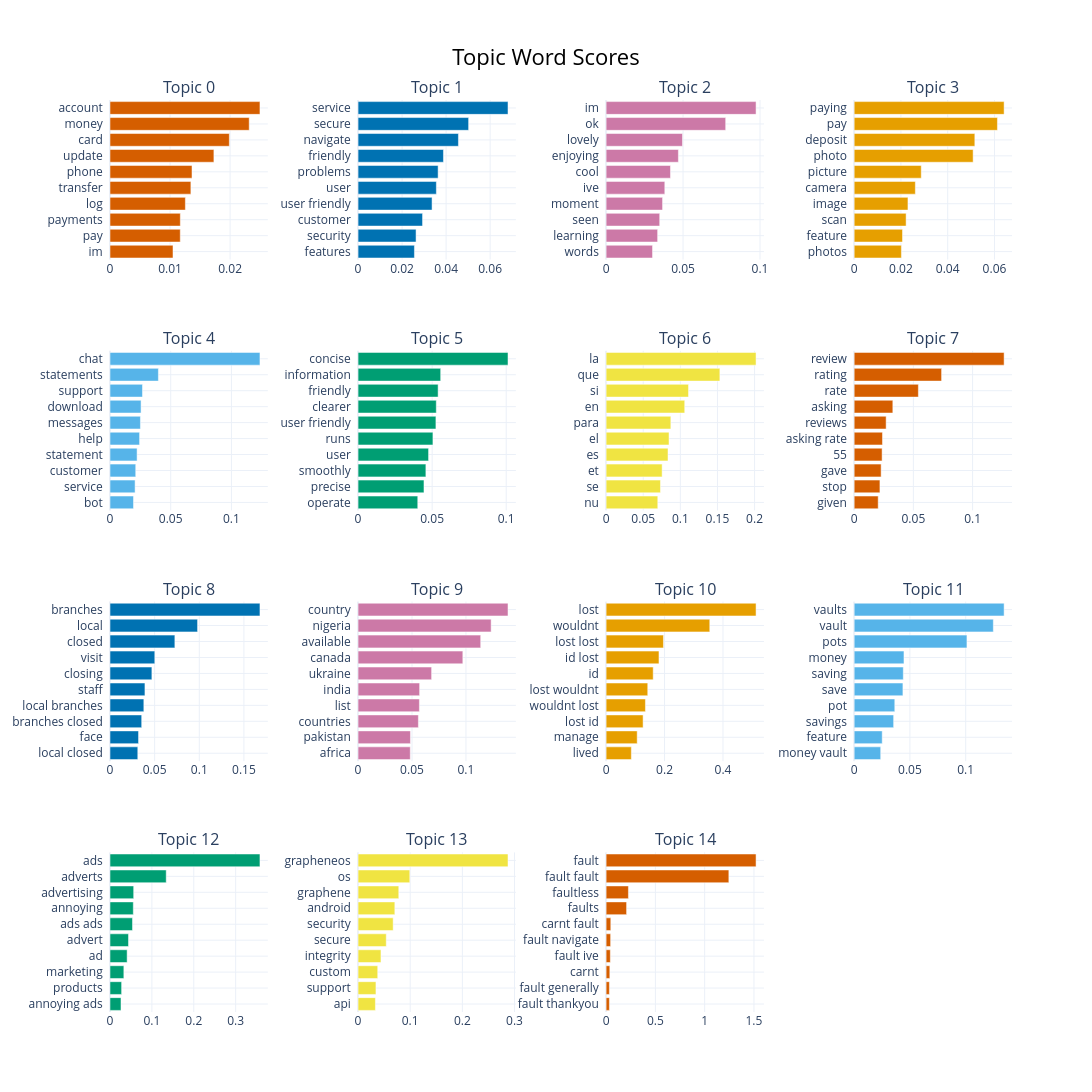

Here is the notebook cell this chart was saved with:
### Code cell
unseed_try.visualize_barchart(width = 280, height = 330, top_n_topics=15, n_words=10)

### Figure 1 — Plotly figure (JSON) as saved in the notebook; plotly's stock layout.template omitted (floating-point values rounded to 4 significant figures)
{"data": [{"marker": {"color": "#D55E00"}, "orientation": "h", "type": "bar", "x": [0.01049, 0.0117, 0.01171, 0.01255, 0.01347, 0.01366, 0.0173, 0.01987, 0.02318, 0.02497], "xaxis": "x", "y": ["im  ", "pay  ", "payments  ", "log  ", "transfer  ", "phone  ", "update  ", "card  ", "money  ", "account  "], "yaxis": "y"}, {"marker": {"color": "#0072B2"}, "orientation": "h", "type": "bar", "x": [0.02561, 0.02635, 0.0293, 0.03362, 0.03558, 0.03637, 0.0388, 0.0456, 0.05023, 0.06812], "xaxis": "x2", "y": ["features  ", "security  ", "customer  ", "user friendly  ", "user  ", "problems  ", "friendly  ", "navigate  ", "secure  ", "service  "], "yaxis": "y2"}, {"marker": {"color": "#CC79A7"}, "orientation": "h", "type": "bar", "x": [0.03017, 0.03348, 0.03482, 0.03668, 0.03815, 0.04182, 0.04697, 0.04963, 0.0777, 0.09744], "xaxis": "x3", "y": ["words  ", "learning  ", "seen  ", "moment  ", "ive  ", "cool  ", "enjoying  ", "lovely  ", "ok  ", "im  "], "yaxis": "y3"}, {"marker": {"color": "#E69F00"}, "orientation": "h", "type": "bar", "x": [0.0202, 0.02067, 0.02222, 0.02301, 0.02617, 0.02869, 0.05088, 0.05161, 0.06127, 0.06412], "xaxis": "x4", "y": ["photos  ", "feature  ", "scan  ", "image  ", "camera  ", "picture  ", "photo  ", "deposit  ", "pay  ", "paying  "], "yaxis": "y4"}, {"marker": {"color": "#56B4E9"}, "orientation": "h", "type": "bar", "x": [0.01936, 0.02066, 0.02119, 0.0223, 0.02436, 0.02506, 0.02558, 0.02674, 0.03985, 0.1235], "xaxis": "x5", "y": ["bot  ", "service  ", "customer  ", "statement  ", "help  ", "messages  ", "download  ", "support  ", "statements  ", "chat  "], "yaxis": "y5"}, {"marker": {"color": "#009E73"}, "orientation": "h", "type": "bar", "x": [0.0403, 0.0445, 0.04579, 0.0476, 0.05054, 0.05256, 0.05281, 0.05404, 0.05578, 0.1012], "xaxis": "x6", "y": ["operate  ", "precise  ", "smoothly  ", "user  ", "runs  ", "user friendly  ", "clearer  ", "friendly  ", "information  ", "concise  "], "yaxis": "y6"}, {"marker": {"color": "#F0E442"}, "orientation": "h", "type": "bar", "x": [0.06963, 0.07325, 0.07548, 0.08339, 0.08475, 0.0872, 0.1059, 0.111, 0.1532, 0.202], "xaxis": "x7", "y": ["nu  ", "se  ", "et  ", "es  ", "el  ", "para  ", "en  ", "si  ", "que  ", "la  "], "yaxis": "y7"}, {"marker": {"color": "#D55E00"}, "orientation": "h", "type": "bar", "x": [0.02031, 0.02176, 0.02278, 0.0236, 0.02392, 0.027, 0.03266, 0.05422, 0.07382, 0.1266], "xaxis": "x8", "y": ["given  ", "stop  ", "gave  ", "55  ", "asking rate  ", "reviews  ", "asking  ", "rate  ", "rating  ", "review  "], "yaxis": "y8"}, {"marker": {"color": "#0072B2"}, "orientation": "h", "type": "bar", "x": [0.03113, 0.03196, 0.03549, 0.0379, 0.03914, 0.04692, 0.05018, 0.07266, 0.09807, 0.1679], "xaxis": "x9", "y": ["local closed  ", "face  ", "branches closed  ", "local branches  ", "staff  ", "closing  ", "visit  ", "closed  ", "local  ", "branches  "], "yaxis": "y9"}, {"marker": {"color": "#CC79A7"}, "orientation": "h", "type": "bar", "x": [0.04841, 0.04856, 0.05591, 0.05684, 0.05705, 0.06817, 0.09711, 0.1137, 0.1233, 0.139], "xaxis": "x10", "y": ["africa  ", "pakistan  ", "countries  ", "list  ", "india  ", "ukraine  ", "canada  ", "available  ", "nigeria  ", "country  "], "yaxis": "y10"}, {"marker": {"color": "#E69F00"}, "orientation": "h", "type": "bar", "x": [0.08636, 0.1064, 0.1266, 0.1346, 0.1425, 0.1612, 0.1809, 0.1963, 0.3547, 0.5132], "xaxis": "x11", "y": ["lived  ", "manage  ", "lost id  ", "wouldnt lost  ", "lost wouldnt  ", "id  ", "id lost  ", "lost lost  ", "wouldnt  ", "lost  "], "yaxis": "y11"}, {"marker": {"color": "#56B4E9"}, "orientation": "h", "type": "bar", "x": [0.0238, 0.02516, 0.0354, 0.03643, 0.04372, 0.04407, 0.04467, 0.1011, 0.1248, 0.1344], "xaxis": "x12", "y": ["money vault  ", "feature  ", "savings  ", "pot  ", "save  ", "saving  ", "money  ", "pots  ", "vault  ", "vaults  "], "yaxis": "y12"}, {"marker": {"color": "#009E73"}, "orientation": "h", "type": "bar", "x": [0.02627, 0.02771, 0.03307, 0.0409, 0.0442, 0.05368, 0.05565, 0.05654, 0.1342, 0.358], "xaxis": "x13", "y": ["annoying ads  ", "products  ", "marketing  ", "ad  ", "advert  ", "ads ads  ", "annoying  ", "advertising  ", "adverts  ", "ads  "], "yaxis": "y13"}, {"marker": {"color": "#F0E442"}, "orientation": "h", "type": "bar", "x": [0.03326, 0.03432, 0.03774, 0.04392, 0.05407, 0.06731, 0.07052, 0.07808, 0.09923, 0.2875], "xaxis": "x14", "y": ["api  ", "support  ", "custom  ", "integrity  ", "secure  ", "security  ", "android  ", "graphene  ", "os  ", "grapheneos  "], "yaxis": "y14"}, {"marker": {"color": "#D55E00"}, "orientation": "h", "type": "bar", "x": [0.03352, 0.03352, 0.03771, 0.04286, 0.04599, 0.04769, 0.2079, 0.2264, 1.245, 1.522], "xaxis": "x15", "y": ["fault thankyou  ", "fault generally  ", "carnt  ", "fault ive  ", "fault navigate  ", "carnt fault  ", "faults  ", "faultless  ", "fault fault  ", "fault  "], "yaxis": "y15"}], "layout": {"annotations": [{"font": {"size": 16}, "showarrow": false, "text": "Topic 0", "x": 0.0875, "xanchor": "center", "xref": "paper", "y": 1, "yanchor": "bottom", "yref": "paper"}, {"font": {"size": 16}, "showarrow": false, "text": "Topic 1", "x": 0.3625, "xanchor": "center", "xref": "paper", "y": 1, "yanchor": "bottom", "yref": "paper"}, {"font": {"size": 16}, "showarrow": false, "text": "Topic 2", "x": 0.6375, "xanchor": "center", "xref": "paper", "y": 1, "yanchor": "bottom", "yref": "paper"}, {"font": {"size": 16}, "showarrow": false, "text": "Topic 3", "x": 0.9125, "xanchor": "center", "xref": "paper", "y": 1, "yanchor": "bottom", "yref": "paper"}, {"font": {"size": 16}, "showarrow": false, "text": "Topic 4", "x": 0.0875, "xanchor": "center", "xref": "paper", "y": 0.725, "yanchor": "bottom", "yref": "paper"}, {"font": {"size": 16}, "showarrow": false, "text": "Topic 5", "x": 0.3625, "xanchor": "center", "xref": "paper", "y": 0.725, "yanchor": "bottom", "yref": "paper"}, {"font": {"size": 16}, "showarrow": false, "text": "Topic 6", "x": 0.6375, "xanchor": "center", "xref": "paper", "y": 0.725, "yanchor": "bottom", "yref": "paper"}, {"font": {"size": 16}, "showarrow": false, "text": "Topic 7", "x": 0.9125, "xanchor": "center", "xref": "paper", "y": 0.725, "yanchor": "bottom", "yref": "paper"}, {"font": {"size": 16}, "showarrow": false, "text": "Topic 8", "x": 0.0875, "xanchor": "center", "xref": "paper", "y": 0.45, "yanchor": "bottom", "yref": "paper"}, {"font": {"size": 16}, "showarrow": false, "text": "Topic 9", "x": 0.3625, "xanchor": "center", "xref": "paper", "y": 0.45, "yanchor": "bottom", "yref": "paper"}, {"font": {"size": 16}, "showarrow": false, "text": "Topic 10", "x": 0.6375, "xanchor": "center", "xref": "paper", "y": 0.45, "yanchor": "bottom", "yref": "paper"}, {"font": {"size": 16}, "showarrow": false, "text": "Topic 11", "x": 0.9125, "xanchor": "center", "xref": "paper", "y": 0.45, "yanchor": "bottom", "yref": "paper"}, {"font": {"size": 16}, "showarrow": false, "text": "Topic 12", "x": 0.0875, "xanchor": "center", "xref": "paper", "y": 0.175, "yanchor": "bottom", "yref": "paper"}, {"font": {"size": 16}, "showarrow": false, "text": "Topic 13", "x": 0.3625, "xanchor": "center", "xref": "paper", "y": 0.175, "yanchor": "bottom", "yref": "paper"}, {"font": {"size": 16}, "showarrow": false, "text": "Topic 14", "x": 0.6375, "xanchor": "center", "xref": "paper", "y": 0.175, "yanchor": "bottom", "yref": "paper"}], "height": 1320, "hoverlabel": {"bgcolor": "white", "font": {"family": "Rockwell", "size": 16}}, "showlegend": false, "title": {"font": {"color": "Black", "size": 22}, "text": "Topic Word Scores", "x": 0.5, "xanchor": "center", "yanchor": "top"}, "width": 1120, "xaxis": {"anchor": "y", "domain": [0, 0.175], "showgrid": true}, "xaxis10": {"anchor": "y10", "domain": [0.275, 0.45], "showgrid": true}, "xaxis11": {"anchor": "y11", "domain": [0.55, 0.725], "showgrid": true}, "xaxis12": {"anchor": "y12", "domain": [0.825, 1], "showgrid": true}, "xaxis13": {"anchor": "y13", "domain": [0, 0.175], "showgrid": true}, "xaxis14": {"anchor": "y14", "domain": [0.275, 0.45], "showgrid": true}, "xaxis15": {"anchor": "y15", "domain": [0.55, 0.725], "showgrid": true}, "xaxis16": {"anchor": "y16", "domain": [0.825, 1], "showgrid": true}, "xaxis2": {"anchor": "y2", "domain": [0.275, 0.45], "showgrid": true}, "xaxis3": {"anchor": "y3", "domain": [0.55, 0.725], "showgrid": true}, "xaxis4": {"anchor": "y4", "domain": [0.825, 1], "showgrid": true}, "xaxis5": {"anchor": "y5", "domain": [0, 0.175], "showgrid": true}, "xaxis6": {"anchor": "y6", "domain": [0.275, 0.45], "showgrid": true}, "xaxis7": {"anchor": "y7", "domain": [0.55, 0.725], "showgrid": true}, "xaxis8": {"anchor": "y8", "domain": [0.825, 1], "showgrid": true}, "xaxis9": {"anchor": "y9", "domain": [0, 0.175], "showgrid": true}, "yaxis": {"anchor": "x", "domain": [0.825, 1], "showgrid": true}, "yaxis10": {"anchor": "x10", "domain": [0.275, 0.45], "showgrid": true}, "yaxis11": {"anchor": "x11", "domain": [0.275, 0.45], "showgrid": true}, "yaxis12": {"anchor": "x12", "domain": [0.275, 0.45], "showgrid": true}, "yaxis13": {"anchor": "x13", "domain": [0, 0.175], "showgrid": true}, "yaxis14": {"anchor": "x14", "domain": [0, 0.175], "showgrid": true}, "yaxis15": {"anchor": "x15", "domain": [0, 0.175], "showgrid": true}, "yaxis16": {"anchor": "x16", "domain": [0, 0.175], "showgrid": true}, "yaxis2": {"anchor": "x2", "domain": [0.825, 1], "showgrid": true}, "yaxis3": {"anchor": "x3", "domain": [0.825, 1], "showgrid": true}, "yaxis4": {"anchor": "x4", "domain": [0.825, 1], "showgrid": true}, "yaxis5": {"anchor": "x5", "domain": [0.55, 0.725], "showgrid": true}, "yaxis6": {"anchor": "x6", "domain": [0.55, 0.725], "showgrid": true}, "yaxis7": {"anchor": "x7", "domain": [0.55, 0.725], "showgrid": true}, "yaxis8": {"anchor": "x8", "domain": [0.55, 0.725], "showgrid": true}, "yaxis9": {"anchor": "x9", "domain": [0.275, 0.45], "showgrid": true}}}
